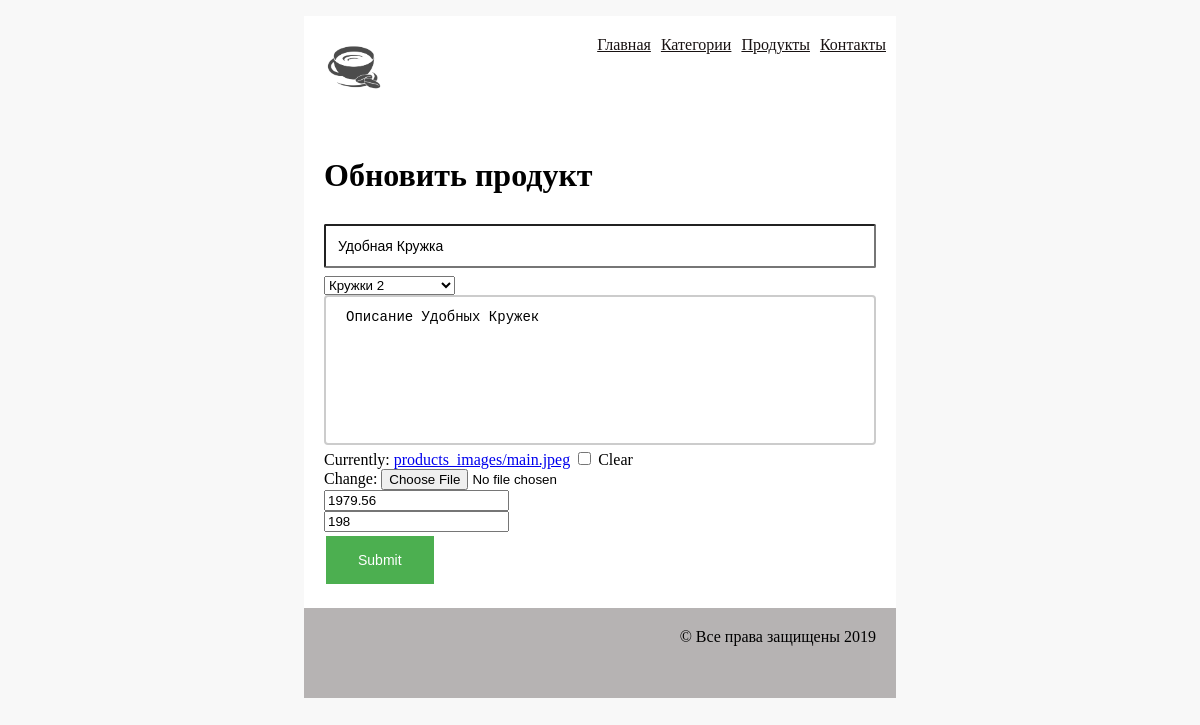
/products/1/update, run on the app's committed database.
### products/models/Product.py (models this page shows, shortened)
class Product(models.Model):
    category = models.ForeignKey('products.ProductCategory', on_delete=models.CASCADE)
    name = models.CharField(verbose_name='имя продукта', max_length=128, unique=True)
    image = models.ImageField(upload_to='products_images', blank=True)
    short_desc = models.CharField(verbose_name='краткое описание продукта', max_length=60, blank=True)
    description = models.TextField(verbose_name='описание продукта', blank=True)
    price = models.DecimalField(verbose_name='цена продукта', max_digits=8, decimal_places=2, default=0)
    quantity = models.PositiveIntegerField(verbose_name='количество на складе', default=0)

### products/views/products.py (the view)
class ProductUpdate (UpdateView):
	model = Product
	template_name = 'product/update.html'
	fields = ['name','category','description','image','price','quantity']
	success_url = reverse_lazy('product:list')

### products/models/ProductCategory.py (called while the page is built)
    def __str__(self):
        return f"{self.name}"

### products/templates/product/update.html
{% extends "mainapp/base.html" %}
{% load staticfiles %}
{% block content %}
<div class='content'>
    <h1>Обновить продукт</h1>
    {% include "components/form.html" %}
</div>
{% endblock content %}

### mainapp/templates/components/form.html (shortened to what this page needs)
<form method="POST" enctype="multipart/form-data">
    {% for field in form %}
    <div>
        {{ field }}
    </div>
    {% endfor %}
    <input type="submit">
</form>

### mainapp/static/css/style.css (style rules this page uses)
body { background-color: #f8f8f8; }
textarea { width: 100%; height: 150px; padding: 12px 20px; box-sizing: border-box; border: 2px solid #ccc; border-radius: 4px; resize: none; font-size: 14px; text-transform: capitalize; }
input[type=submit] { background-color: #4CAF50; border: none; color: white; padding: 16px 32px; margin: 4px 2px; font-size: 14px; }
input[type=text], input[type=email] { width: 100%; padding: 12px 12px; margin: 8px 0px; box-sizing: border-box; font-size: 14px; border-radius: 2px; color: black; }
input[type=text] { text-transform: capitalize; }
.content { background-color: #fff; padding: 20px; }

### data on the page
Product: form "Удобная кружка" "Кружки 2" "описание удобных кружек" "1979.56" "198"
